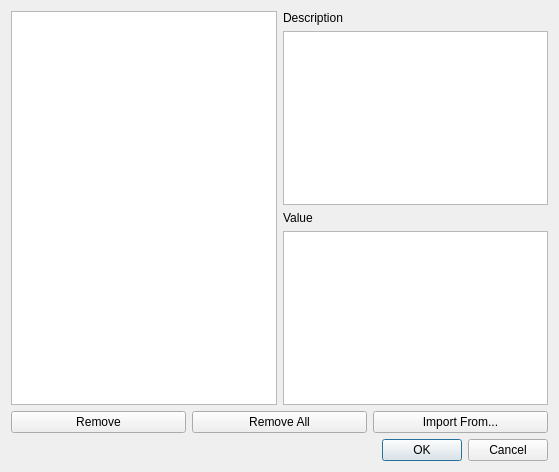
<?xml version="1.0" encoding="UTF-8"?>
<ui version="4.0">
 <class>SecretConfigDialog</class>
 <widget class="QDialog" name="SecretConfigDialog">
  <property name="geometry">
   <rect>
    <x>0</x>
    <y>0</y>
    <width>559</width>
    <height>472</height>
   </rect>
  </property>
  <property name="windowTitle">
   <string>Secrets Management</string>
  </property>
  <layout class="QVBoxLayout" name="verticalLayout_2">
   <item>
    <layout class="QHBoxLayout" name="horizontalLayout">
     <item>
      <widget class="QListWidget" name="listSecret">
       <property name="contextMenuPolicy">
        <enum>Qt::NoContextMenu</enum>
       </property>
       <property name="editTriggers">
        <set>QAbstractItemView::NoEditTriggers</set>
       </property>
       <property name="alternatingRowColors">
        <bool>false</bool>
       </property>
       <property name="sortingEnabled">
        <bool>true</bool>
       </property>
      </widget>
     </item>
     <item>
      <layout class="QVBoxLayout" name="verticalLayout">
       <item>
        <widget class="QLabel" name="label">
         <property name="text">
          <string>Description</string>
         </property>
        </widget>
       </item>
       <item>
        <widget class="QPlainTextEdit" name="editDescription">
         <property name="readOnly">
          <bool>true</bool>
         </property>
        </widget>
       </item>
       <item>
        <widget class="QLabel" name="label_2">
         <property name="text">
          <string>Value</string>
         </property>
        </widget>
       </item>
       <item>
        <widget class="QPlainTextEdit" name="editValue">
         <property name="readOnly">
          <bool>true</bool>
         </property>
        </widget>
       </item>
      </layout>
     </item>
    </layout>
   </item>
   <item>
    <layout class="QHBoxLayout" name="horizontalLayout_2">
     <item>
      <widget class="QPushButton" name="buttonRemove">
       <property name="text">
        <string>Remove</string>
       </property>
      </widget>
     </item>
     <item>
      <widget class="QPushButton" name="buttonRemoveAll">
       <property name="text">
        <string>Remove All</string>
       </property>
      </widget>
     </item>
     <item>
      <widget class="QPushButton" name="buttonImport">
       <property name="text">
        <string>Import From...</string>
       </property>
       <property name="default">
        <bool>false</bool>
       </property>
      </widget>
     </item>
    </layout>
   </item>
   <item>
    <widget class="QDialogButtonBox" name="buttonBox">
     <property name="standardButtons">
      <set>QDialogButtonBox::Cancel|QDialogButtonBox::Ok</set>
     </property>
    </widget>
   </item>
  </layout>
 </widget>
 <tabstops>
  <tabstop>listSecret</tabstop>
  <tabstop>editDescription</tabstop>
  <tabstop>buttonRemove</tabstop>
  <tabstop>buttonRemoveAll</tabstop>
  <tabstop>buttonImport</tabstop>
 </tabstops>
 <resources/>
 <connections>
  <connection>
   <sender>buttonBox</sender>
   <signal>accepted()</signal>
   <receiver>SecretConfigDialog</receiver>
   <slot>accept()</slot>
   <hints>
    <hint type="sourcelabel">
     <x>433</x>
     <y>446</y>
    </hint>
    <hint type="destinationlabel">
     <x>3</x>
     <y>417</y>
    </hint>
   </hints>
  </connection>
  <connection>
   <sender>buttonBox</sender>
   <signal>rejected()</signal>
   <receiver>SecretConfigDialog</receiver>
   <slot>reject()</slot>
   <hints>
    <hint type="sourcelabel">
     <x>501</x>
     <y>453</y>
    </hint>
    <hint type="destinationlabel">
     <x>5</x>
     <y>377</y>
    </hint>
   </hints>
  </connection>
 </connections>
</ui>
